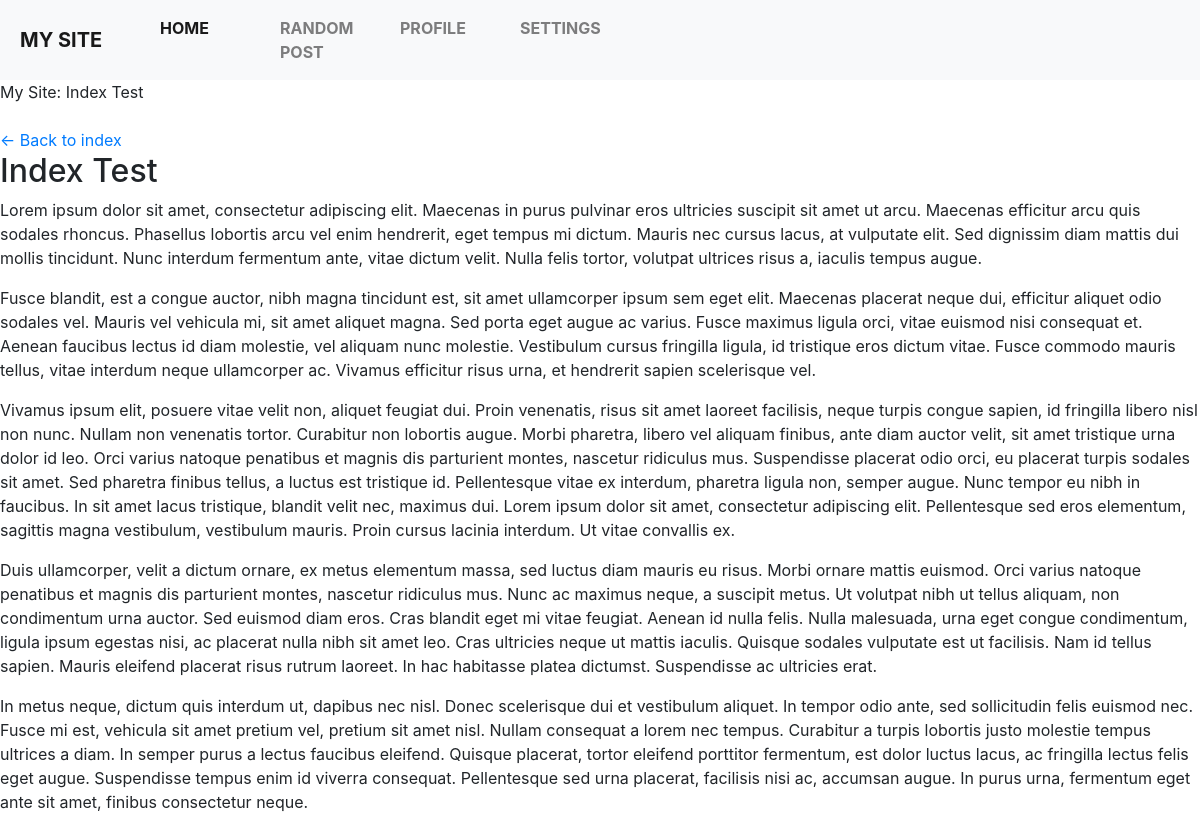
Page /post/index-test on the committed database.
### blog/models.py (models this page shows, shortened)
class Post(models.Model):
    title = models.CharField(max_length=255)
    slug = models.SlugField(max_length=255, unique=True)
    summary = models.CharField(max_length=300)
    content = models.TextField()
    published = models.BooleanField(default=True)
    created = models.DateTimeField(auto_now_add=True)
    class Meta:
        ordering = ['-created']     # Order's posts according to date created

### blog/views.py (the view)
# urls.py: re_path(r'^post/(.*)$', blog_views.post),
def post(request, slug):
    print(slug)
    posts = Post.objects.all()
    return render(request, 'post.html', {
        'post': get_object_or_404(Post, slug=slug), 'posts': posts
    })

### blog/templates/post.html
{% extends 'base.html' %}
{% block content %}
{% block title %}My Site: {{ post.title }}{% endblock %}
{% block entry %}
    <br><br>
    <a href="/"><- Back to index</a>
    <h2>{{ post.title }}</h2>
    <div>
        {{ post.content|linebreaks }}
    </div>
{% endblock %}
{% endblock %}

### rows in the picture
Post: title "Index Test", content "Lorem ipsum dolor sit amet, consectetur adipiscing elit. Maecenas in purus pulvinar eros ultricies suscipit sit amet ut arcu. Maecenas efficitur arcu quis sodales rhoncus. Phasellus lobortis arcu vel enim hendrerit, eget tempus mi dictum. Mauris nec cursus lacus, at vulputate elit. Sed dignissim diam mattis dui mollis tincidunt. Nunc interdum fermentum ante, vitae dictum velit. Nulla felis tortor, volutpat ultrices risus a, iaculis tempus augue. Fusce blandit, est a congue auctor, nibh magna tincidunt est, sit amet ullamcorper ipsum sem eget elit. Maecenas placerat neque dui, efficitur aliquet odio sodales vel. Mauris vel vehicula mi, sit amet aliquet magna. Sed porta eget augue ac varius.…"
